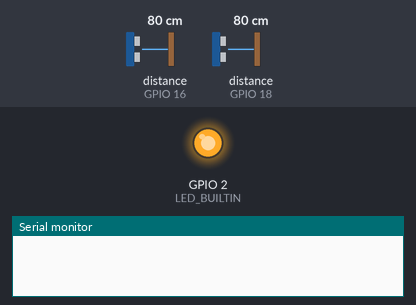
Bench run of a sketch on a simulated ESP32. On the bench: output pins drawn as LEDs (lit = HIGH), the last lines printed to the serial monitor. Wiring (inferred from the names in the program): 2 × ultrasonic range finder: trigger GPIO 4, echo GPIO 16 / trigger GPIO 5, echo GPIO 18. The inputs (shaded band) are chosen by the test bench; at power-on: distance to the obstacle (sensors on GPIO 16, GPIO 18) 80 cm. The echo pulse lasts 58.3 µs per cm; WiFi joins after 1.5 s; servers stay silent unless stated; uploads are accepted with an empty reply; pins used as bus, display or sensor lines are not drawn.

Above: at 0.1 s.
At 1.7 s:
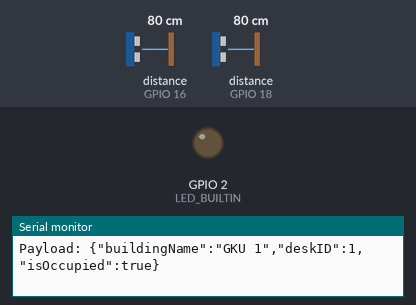
Timing chart, 0 to 3.2 s (numbered marks = the images above):
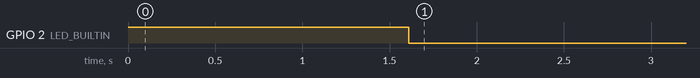

Measured:
- by itself, GPIO 2 (LED_BUILTIN): HIGH → LOW at 1.6 s

The sketch:

esp32_hcsr04.ino
```cpp
#include <WiFi.h>
#include <HTTPClient.h>
#include <Arduino_JSON.h>

//======================================================================
// --- CONFIGURATION ---
//======================================================================

// --- WiFi & Server ---
// Set to 'true' to use a standard WPA2 network (SSID & password)
// Set to 'false' to use a WPA2-Enterprise network (e.g., University WiFi)
const bool USE_WPA2_PERSONAL = true;

// -- WPA2-Personal Credentials (like a phone hotspot) --
const char* WIFI_SSID_PERSONAL = "Hanif";
const char* WIFI_PASSWORD_PERSONAL = "wifigratis";

// -- WPA2-Enterprise Credentials (like Eduroam/University WiFi) --
#include "esp_wpa2.h" // Required for WPA2-Enterprise
const char* WIFI_SSID_ENTERPRISE = "ITB Hotspot";
const char* EAP_IDENTITY = "13224087@mahasiswa.itb.ac.id"; // Your full university email
const char* EAP_PASSWORD = ""; // Your email password

// -- Server --
const char* SERVER_IP = "172.20.10.3"; // if phone hotspot Hanif, then use 172.20.10.3
const int SERVER_PORT = 3000;
const char* SERVER_ENDPOINT = "/update-desk";

// --- Desk Identification ---
const String BUILDING_NAME = "GKU 1";
const int DESK_ID = 1;

// --- Sensor Configuration ---
const int TRIG_PIN = 5;  // HC-SR04 Trigger pin
const int ECHO_PIN = 18; // HC-SR04 Echo pin
const int TRIG2_PIN = 4;
const int ECHO2_PIN = 16;
const float DISTANCE_THRESHOLD_CM = 95.0; // If an object is closer than this, the desk is "Occupied"
const int LED_BUILTIN = 2;

// --- Timing ---
const unsigned long UPDATE_INTERVAL_MS = 1000; // Time between sensor reads and POST requests
unsigned long previousMillis = 0;


//======================================================================
// --- FUNCTION DECLARATIONS ---
//======================================================================
void connectToWiFi();
float readSensorDistance();
void sendDeskData(bool isOccupied);


//======================================================================
// --- SETUP ---
//======================================================================
void setup() {
  Serial.begin(115200);
  while (!Serial); // Wait for Serial to be ready

  // Initialize sensor pins
  pinMode(TRIG_PIN, OUTPUT);
  pinMode(ECHO_PIN, INPUT);

  pinMode(TRIG2_PIN, OUTPUT);
  pinMode(ECHO2_PIN, INPUT);

  pinMode(LED_BUILTIN, OUTPUT);

  // indicator: BUILTIN LED is HIGH when the device does not connected to the wifi
  digitalWrite(LED_BUILTIN, HIGH);

  connectToWiFi();
}


//======================================================================
// --- MAIN LOOP ---
//======================================================================
void loop() {
  unsigned long currentMillis = millis();

  // Non-blocking timer to control update frequency
  if (currentMillis - previousMillis >= UPDATE_INTERVAL_MS) {
    previousMillis = currentMillis;

    // Ensure WiFi is still connected before proceeding
    if (WiFi.status() != WL_CONNECTED) {
      Serial.println("\nWiFi Disconnected. Attempting to reconnect...");
      connectToWiFi();
      return; // Skip this iteration and try again after reconnecting
    }

    // turning off the LED because the device is connected to the wifi
    digitalWrite(LED_BUILTIN, LOW);

    // 1. Read sensor and determine occupation status
    float distance = readSensorDistance();
    float distance2 = readSensor2Distance();
    bool isOccupied = ((distance < DISTANCE_THRESHOLD_CM && distance > 0) || (distance2 < DISTANCE_THRESHOLD_CM && distance2 > 0));

    Serial.print("\nSensor 1 distance: ");
    Serial.print(distance);
    Serial.print(" cm.");
    Serial.print("\nSensor 2 distance: ");
    Serial.print(distance2);
    Serial.print(" cm.\nisOccupied: ");
    Serial.println(isOccupied ? "true" : "false");

    // 2. Send the data to the server
    sendDeskData(isOccupied);
  }
}


//======================================================================
// --- FUNCTIONS ---
//======================================================================

/**
 * @brief Connects the ESP32 to a WiFi network.
 * It uses the configuration flags at the top of the file to determine
 * whether to use WPA2-Personal (SSID/Password) or WPA2-Enterprise (EAP).
 */
void connectToWiFi() {
  WiFi.disconnect(true); // Disconnect from any previous network
  delay(100);

  Serial.println("\n-------------------------------------");
  Serial.print("Connecting to WiFi: ");

  if (USE_WPA2_PERSONAL) {
    Serial.println(WIFI_SSID_PERSONAL);
    WiFi.begin(WIFI_SSID_PERSONAL, WIFI_PASSWORD_PERSONAL);
  } else {
    Serial.println(WIFI_SSID_ENTERPRISE);
    // Note: For EAP, the username is often the same as the identity.
    // If your network requires a different username, change EAP_IDENTITY in the line below.
    WiFi.begin(WIFI_SSID_ENTERPRISE, WPA2_AUTH_PEAP, EAP_IDENTITY, EAP_IDENTITY, EAP_PASSWORD);
  }

  // Wait for connection
  int retries = 0;
  while (WiFi.status() != WL_CONNECTED) {
    delay(500);
    Serial.print(".");
    if (++retries > 30) { // Timeout after ~15 seconds
        Serial.println("\nFailed to connect. Please check credentials and network. Retrying...");
        retries = 0;
    }
  }

  Serial.println("\nWiFi connected!");
  Serial.print("ESP32 IP Address: ");
  Serial.println(WiFi.localIP());
  Serial.print("Server Target: http://");
  Serial.print(SERVER_IP);
  Serial.print(":");
  Serial.println(SERVER_PORT);
  Serial.println("-------------------------------------");
}

/**
 * @brief Reads the distance from the HC-SR04 ultrasonic sensor.
 * @return The measured distance in centimeters.
 */
float readSensorDistance() {
  // Clear the trigger pin to ensure a clean pulse
  digitalWrite(TRIG_PIN, LOW);
  delayMicroseconds(2);

  // Send a 10 microsecond pulse to trigger the sensor
  digitalWrite(TRIG_PIN, HIGH);
  delayMicroseconds(10);
  digitalWrite(TRIG_PIN, LOW);

  // Read the echoPin, which returns the sound wave's travel time in microseconds
  // Set a timeout to avoid getting stuck if the echo is not received
  long duration = pulseIn(ECHO_PIN, HIGH, 25000); // 25ms timeout, good for up to ~4m

  // Calculate the distance in centimeters
  // Formula: (duration * speed_of_sound) / 2 (for the round trip)
  // Speed of sound is approx. 0.034 cm/microsecond
  float distance = duration * 0.034 / 2.0;

  return distance;
}

float readSensor2Distance() {
  // Clear the trigger pin to ensure a clean pulse
  digitalWrite(TRIG2_PIN, LOW);
  delayMicroseconds(2);

  // Send a 10 microsecond pulse to trigger the sensor
  digitalWrite(TRIG2_PIN, HIGH);
  delayMicroseconds(10);
  digitalWrite(TRIG2_PIN, LOW);

  // Read the echoPin, which returns the sound wave's travel time in microseconds
  // Set a timeout to avoid getting stuck if the echo is not received
  long duration = pulseIn(ECHO2_PIN, HIGH, 25000); // 25ms timeout, good for up to ~4m

  // Calculate the distance in centimeters
  // Formula: (duration * speed_of_sound) / 2 (for the round trip)
  // Speed of sound is approx. 0.034 cm/microsecond
  float distance = duration * 0.034 / 2.0;

  return distance;
}

/**
 * @brief Sends the desk's occupation status to the server via an HTTP POST request.
 * @param isOccupied The boolean status of the desk (true for occupied, false for vacant).
 */
void sendDeskData(bool isOccupied) {
  HTTPClient http;
  String serverPath = "http://" + String(SERVER_IP) + ":" + String(SERVER_PORT) + String(SERVER_ENDPOINT);

  // 1. Create JSON payload
  JSONVar postData;
  postData["buildingName"] = BUILDING_NAME;
  postData["deskID"] = DESK_ID;
  postData["isOccupied"] = isOccupied;
  String jsonString = JSON.stringify(postData);

  Serial.print("Sending POST to: ");
  Serial.println(serverPath);
  Serial.print("Payload: ");
  Serial.println(jsonString);

  // 2. Send the request
  http.begin(serverPath);
  http.addHeader("Content-Type", "application/json");
  int httpResponseCode = http.POST(jsonString);

  // 3. Process the response
  if (httpResponseCode > 0) {
    String response = http.getString();
    Serial.print("HTTP Response code: ");
    Serial.println(httpResponseCode);
    Serial.print("Response body: ");
    Serial.println(response);
  } else {
    blinkLED(); // work as an indicator a failed data transport
    Serial.print("Error on sending POST: ");
    Serial.println(http.errorToString(httpResponseCode));
  }

  http.end(); // Free up resources
}

void blinkLED(){
  digitalWrite(LED_BUILTIN, HIGH);
  delay(500);
  digitalWrite(LED_BUILTIN, LOW);
  delay(500);
}
```
